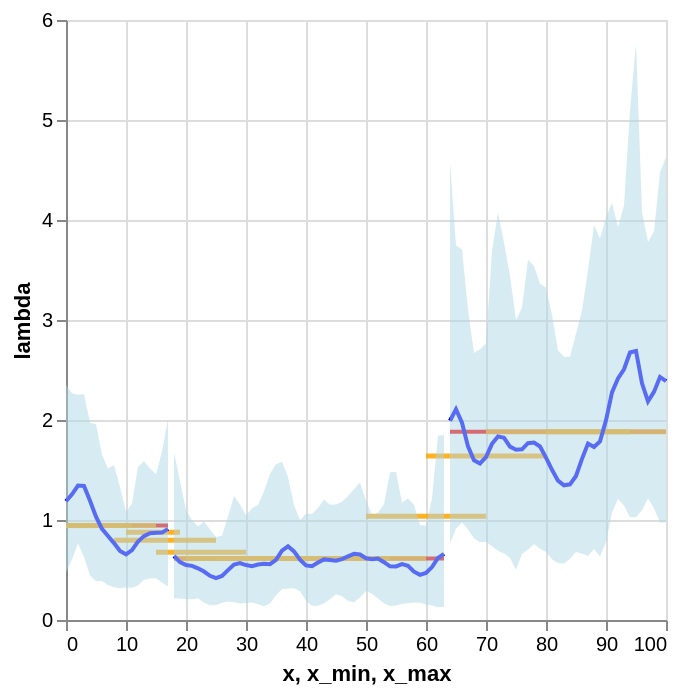

The notebook cell this image was saved under:
### Code cell
plot_posterior_lam(df_expanded, df_rates, mcmc_samples)

### Figure 1 — Vega-Lite specification as saved in the notebook (floating-point values rounded to 4 significant figures)
{"config": {"view": {"continuousWidth": 300, "continuousHeight": 300}}, "layer": [{"data": {"name": "data-99da6fdc6e22041b90732ab6a849c3aa"}, "mark": {"type": "line", "color": "red"}, "encoding": {"detail": {"field": "segment", "type": "nominal"}, "x": {"field": "x", "type": "quantitative"}, "y": {"field": "lambda", "title": "lambda", "type": "quantitative"}}}, {"data": {"name": "data-f77c8e4c605da7fa41a5ea27eef36e56"}, "mark": {"type": "rule", "color": "orange", "opacity": 0.85, "strokeWidth": 2.5}, "encoding": {"x": {"field": "x_min", "type": "quantitative"}, "x2": {"field": "x_max"}, "y": {"field": "lambda_obs", "title": "lambda", "type": "quantitative"}}}, {"data": {"name": "data-99da6fdc6e22041b90732ab6a849c3aa"}, "mark": {"type": "line", "color": "blue"}, "encoding": {"detail": {"field": "segment", "type": "nominal"}, "x": {"field": "x", "type": "quantitative"}, "y": {"field": "lam", "title": "lambda", "type": "quantitative"}}}, {"data": {"name": "data-99da6fdc6e22041b90732ab6a849c3aa"}, "mark": {"type": "area", "color": "lightblue", "opacity": 0.5}, "encoding": {"detail": {"field": "segment", "type": "nominal"}, "x": {"field": "x", "type": "quantitative"}, "y": {"field": "lam_lower", "title": "lambda", "type": "quantitative"}, "y2": {"field": "lam_upper", "title": "lambda"}}}], "$schema": "https://vega.github.io/schema/vega-lite/v6.1.0.json", "datasets": {"data-99da6fdc6e22041b90732ab6a849c3aa": [{"x": 0, "lambda": 0.9442, "lam": 1.188, "lam_lower": 0.4741, "lam_upper": 2.351, "segment": 0}, {"x": 1, "lambda": 0.9442, "lam": 1.256, "lam_lower": 0.6078, "lam_upper": 2.268, "segment": 0}, {"x": 2, "lambda": 0.9442, "lam": 1.344, "lam_lower": 0.7645, "lam_upper": 2.252, "segment": 0}, {"x": 3, "lambda": 0.9442, "lam": 1.34, "lam_lower": 0.6307, "lam_upper": 2.257, "segment": 0}, {"x": 4, "lambda": 0.9442, "lam": 1.192, "lam_lower": 0.4453, "lam_upper": 1.971, "segment": 0}, {"x": 5, "lambda": 0.9442, "lam": 1.033, "lam_lower": 0.3908, "lam_upper": 1.957, "segment": 0}, {"x": 6, "lambda": 0.9442, "lam": 0.9121, "lam_lower": 0.3902, "lam_upper": 1.652, "segment": 0}, {"x": 7, "lambda": 0.9442, "lam": 0.8398, "lam_lower": 0.3509, "lam_upper": 1.514, "segment": 0}, {"x": 8, "lambda": 0.9442, "lam": 0.769, "lam_lower": 0.328, "lam_upper": 1.551, "segment": 0}, {"x": 9, "lambda": 0.9442, "lam": 0.6893, "lam_lower": 0.3186, "lam_upper": 1.328, "segment": 0}, {"x": 10, "lambda": 0.9442, "lam": 0.657, "lam_lower": 0.3261, "lam_upper": 1.083, "segment": 0}, {"x": 11, "lambda": 0.9442, "lam": 0.6991, "lam_lower": 0.3221, "lam_upper": 1.166, "segment": 0}, {"x": 12, "lambda": 0.9442, "lam": 0.7838, "lam_lower": 0.3459, "lam_upper": 1.531, "segment": 0}, {"x": 13, "lambda": 0.9442, "lam": 0.8388, "lam_lower": 0.4019, "lam_upper": 1.587, "segment": 0}, {"x": 14, "lambda": 0.9442, "lam": 0.8671, "lam_lower": 0.4138, "lam_upper": 1.514, "segment": 0}, {"x": 15, "lambda": 0.9442, "lam": 0.8727, "lam_lower": 0.4176, "lam_upper": 1.456, "segment": 0}, {"x": 16, "lambda": 0.9442, "lam": 0.8742, "lam_lower": 0.3755, "lam_upper": 1.686, "segment": 0}, {"x": 17, "lambda": 0.9442, "lam": 0.9118, "lam_lower": 0.3349, "lam_upper": 2.009, "segment": 0}, {"x": 18, "lambda": 0.6159, "lam": 0.6398, "lam_lower": 0.2167, "lam_upper": 1.675, "segment": 1}, {"x": 19, "lambda": 0.6159, "lam": 0.5787, "lam_lower": 0.2159, "lam_upper": 1.387, "segment": 1}, {"x": 20, "lambda": 0.6159, "lam": 0.5499, "lam_lower": 0.2087, "lam_upper": 1.098, "segment": 1}, {"x": 21, "lambda": 0.6159, "lam": 0.5414, "lam_lower": 0.2084, "lam_upper": 1.0, "segment": 1}, {"x": 22, "lambda": 0.6159, "lam": 0.5172, "lam_lower": 0.2178, "lam_upper": 0.9358, "segment": 1}, {"x": 23, "lambda": 0.6159, "lam": 0.485, "lam_lower": 0.1734, "lam_upper": 0.9852, "segment": 1}, {"x": 24, "lambda": 0.6159, "lam": 0.442, "lam_lower": 0.1483, "lam_upper": 0.9057, "segment": 1}, {"x": 25, "lambda": 0.6159, "lam": 0.4193, "lam_lower": 0.1511, "lam_upper": 0.8289, "segment": 1}, {"x": 26, "lambda": 0.6159, "lam": 0.4409, "lam_lower": 0.1714, "lam_upper": 0.8421, "segment": 1}, {"x": 27, "lambda": 0.6159, "lam": 0.4988, "lam_lower": 0.1857, "lam_upper": 1.032, "segment": 1}, {"x": 28, "lambda": 0.6159, "lam": 0.5553, "lam_lower": 0.1786, "lam_upper": 1.24, "segment": 1}, {"x": 29, "lambda": 0.6159, "lam": 0.57, "lam_lower": 0.1649, "lam_upper": 1.154, "segment": 1}, {"x": 30, "lambda": 0.6159, "lam": 0.5496, "lam_lower": 0.1692, "lam_upper": 1.045, "segment": 1}, {"x": 31, "lambda": 0.6159, "lam": 0.5387, "lam_lower": 0.1758, "lam_upper": 1.117, "segment": 1}, {"x": 32, "lambda": 0.6159, "lam": 0.5545, "lam_lower": 0.1581, "lam_upper": 1.149, "segment": 1}, {"x": 33, "lambda": 0.6159, "lam": 0.5632, "lam_lower": 0.1363, "lam_upper": 1.286, "segment": 1}, {"x": 34, "lambda": 0.6159, "lam": 0.5584, "lam_lower": 0.1663, "lam_upper": 1.463, "segment": 1}, {"x": 35, "lambda": 0.6159, "lam": 0.6026, "lam_lower": 0.2469, "lam_upper": 1.558, "segment": 1}, {"x": 36, "lambda": 0.6159, "lam": 0.6944, "lam_lower": 0.3103, "lam_upper": 1.581, "segment": 1}, {"x": 37, "lambda": 0.6159, "lam": 0.7371, "lam_lower": 0.3156, "lam_upper": 1.428, "segment": 1}, {"x": 38, "lambda": 0.6159, "lam": 0.6862, "lam_lower": 0.3179, "lam_upper": 1.149, "segment": 1}, {"x": 39, "lambda": 0.6159, "lam": 0.6042, "lam_lower": 0.2872, "lam_upper": 0.9991, "segment": 1}, {"x": 40, "lambda": 0.6159, "lam": 0.5461, "lam_lower": 0.1924, "lam_upper": 1.062, "segment": 1}, {"x": 41, "lambda": 0.6159, "lam": 0.5377, "lam_lower": 0.1435, "lam_upper": 1.06, "segment": 1}, {"x": 42, "lambda": 0.6159, "lam": 0.5746, "lam_lower": 0.1416, "lam_upper": 1.12, "segment": 1}, {"x": 43, "lambda": 0.6159, "lam": 0.606, "lam_lower": 0.1668, "lam_upper": 1.204, "segment": 1}, {"x": 44, "lambda": 0.6159, "lam": 0.6004, "lam_lower": 0.2087, "lam_upper": 1.152, "segment": 1}, {"x": 45, "lambda": 0.6159, "lam": 0.5928, "lam_lower": 0.2578, "lam_upper": 1.156, "segment": 1}, {"x": 46, "lambda": 0.6159, "lam": 0.6092, "lam_lower": 0.2375, "lam_upper": 1.184, "segment": 1}, {"x": 47, "lambda": 0.6159, "lam": 0.6357, "lam_lower": 0.1897, "lam_upper": 1.24, "segment": 1}, {"x": 48, "lambda": 0.6159, "lam": 0.6619, "lam_lower": 0.1776, "lam_upper": 1.306, "segment": 1}, {"x": 49, "lambda": 0.6159, "lam": 0.6545, "lam_lower": 0.2262, "lam_upper": 1.375, "segment": 1}, {"x": 50, "lambda": 0.6159, "lam": 0.6176, "lam_lower": 0.29, "lam_upper": 1.192, "segment": 1}, {"x": 51, "lambda": 0.6159, "lam": 0.6084, "lam_lower": 0.2617, "lam_upper": 1.05, "segment": 1}, {"x": 52, "lambda": 0.6159, "lam": 0.6151, "lam_lower": 0.2149, "lam_upper": 1.073, "segment": 1}, {"x": 53, "lambda": 0.6159, "lam": 0.5781, "lam_lower": 0.1682, "lam_upper": 1.157, "segment": 1}, {"x": 54, "lambda": 0.6159, "lam": 0.5369, "lam_lower": 0.14, "lam_upper": 1.479, "segment": 1}, {"x": 55, "lambda": 0.6159, "lam": 0.5354, "lam_lower": 0.1461, "lam_upper": 1.48, "segment": 1}, {"x": 56, "lambda": 0.6159, "lam": 0.5595, "lam_lower": 0.162, "lam_upper": 1.173, "segment": 1}, {"x": 57, "lambda": 0.6159, "lam": 0.5428, "lam_lower": 0.1665, "lam_upper": 1.215, "segment": 1}, {"x": 58, "lambda": 0.6159, "lam": 0.4833, "lam_lower": 0.1752, "lam_upper": 1.153, "segment": 1}, {"x": 59, "lambda": 0.6159, "lam": 0.4517, "lam_lower": 0.1716, "lam_upper": 0.9465, "segment": 1}, {"x": 60, "lambda": 0.6159, "lam": 0.4703, "lam_lower": 0.155, "lam_upper": 0.9443, "segment": 1}, {"x": 61, "lambda": 0.6159, "lam": 0.529, "lam_lower": 0.1448, "lam_upper": 1.215, "segment": 1}, {"x": 62, "lambda": 0.6159, "lam": 0.6218, "lam_lower": 0.1281, "lam_upper": 1.845, "segment": 1}, {"x": 63, "lambda": 0.6159, "lam": 0.6614, "lam_lower": 0.1315, "lam_upper": 1.846, "segment": 1}, {"x": 64, "lambda": 1.882, "lam": 1.992, "lam_lower": 0.7666, "lam_upper": 4.578, "segment": 2}, {"x": 65, "lambda": 1.882, "lam": 2.107, "lam_lower": 0.9144, "lam_upper": 3.744, "segment": 2}, {"x": 66, "lambda": 1.882, "lam": 1.974, "lam_lower": 0.9747, "lam_upper": 3.705, "segment": 2}, {"x": 67, "lambda": 1.882, "lam": 1.736, "lam_lower": 0.9051, "lam_upper": 3.099, "segment": 2}, {"x": 68, "lambda": 1.882, "lam": 1.597, "lam_lower": 0.8184, "lam_upper": 2.67, "segment": 2}, {"x": 69, "lambda": 1.882, "lam": 1.565, "lam_lower": 0.7766, "lam_upper": 2.709, "segment": 2}, {"x": 70, "lambda": 1.882, "lam": 1.629, "lam_lower": 0.7836, "lam_upper": 2.765, "segment": 2}, {"x": 71, "lambda": 1.882, "lam": 1.762, "lam_lower": 0.7384, "lam_upper": 3.689, "segment": 2}, {"x": 72, "lambda": 1.882, "lam": 1.836, "lam_lower": 0.6936, "lam_upper": 4.072, "segment": 2}, {"x": 73, "lambda": 1.882, "lam": 1.822, "lam_lower": 0.6659, "lam_upper": 3.775, "segment": 2}, {"x": 74, "lambda": 1.882, "lam": 1.734, "lam_lower": 0.6225, "lam_upper": 3.443, "segment": 2}, {"x": 75, "lambda": 1.882, "lam": 1.702, "lam_lower": 0.5021, "lam_upper": 3.0, "segment": 2}, {"x": 76, "lambda": 1.882, "lam": 1.706, "lam_lower": 0.6634, "lam_upper": 3.123, "segment": 2}, {"x": 77, "lambda": 1.882, "lam": 1.768, "lam_lower": 0.7045, "lam_upper": 3.604, "segment": 2}, {"x": 78, "lambda": 1.882, "lam": 1.774, "lam_lower": 0.7594, "lam_upper": 3.54, "segment": 2}, {"x": 79, "lambda": 1.882, "lam": 1.736, "lam_lower": 0.7113, "lam_upper": 3.363, "segment": 2}, {"x": 80, "lambda": 1.882, "lam": 1.623, "lam_lower": 0.6818, "lam_upper": 3.322, "segment": 2}, {"x": 81, "lambda": 1.882, "lam": 1.502, "lam_lower": 0.6084, "lam_upper": 3.052, "segment": 2}, {"x": 82, "lambda": 1.882, "lam": 1.394, "lam_lower": 0.5707, "lam_upper": 2.694, "segment": 2}, {"x": 83, "lambda": 1.882, "lam": 1.347, "lam_lower": 0.564, "lam_upper": 2.632, "segment": 2}, {"x": 84, "lambda": 1.882, "lam": 1.357, "lam_lower": 0.6125, "lam_upper": 2.632, "segment": 2}, {"x": 85, "lambda": 1.882, "lam": 1.44, "lam_lower": 0.6798, "lam_upper": 2.865, "segment": 2}, {"x": 86, "lambda": 1.882, "lam": 1.612, "lam_lower": 0.6656, "lam_upper": 3.092, "segment": 2}, {"x": 87, "lambda": 1.882, "lam": 1.765, "lam_lower": 0.6399, "lam_upper": 3.499, "segment": 2}, {"x": 88, "lambda": 1.882, "lam": 1.73, "lam_lower": 0.7091, "lam_upper": 3.948, "segment": 2}, {"x": 89, "lambda": 1.882, "lam": 1.786, "lam_lower": 0.6357, "lam_upper": 3.816, "segment": 2}, {"x": 90, "lambda": 1.882, "lam": 1.997, "lam_lower": 0.7803, "lam_upper": 4.025, "segment": 2}, {"x": 91, "lambda": 1.882, "lam": 2.277, "lam_lower": 1.075, "lam_upper": 4.17, "segment": 2}, {"x": 92, "lambda": 1.882, "lam": 2.415, "lam_lower": 1.21, "lam_upper": 3.929, "segment": 2}, {"x": 93, "lambda": 1.882, "lam": 2.507, "lam_lower": 1.144, "lam_upper": 4.144, "segment": 2}, {"x": 94, "lambda": 1.882, "lam": 2.675, "lam_lower": 1.026, "lam_upper": 5.089, "segment": 2}, {"x": 95, "lambda": 1.882, "lam": 2.691, "lam_lower": 1.027, "lam_upper": 5.764, "segment": 2}, {"x": 96, "lambda": 1.882, "lam": 2.367, "lam_lower": 1.097, "lam_upper": 4.077, "segment": 2}, {"x": 97, "lambda": 1.882, "lam": 2.187, "lam_lower": 1.217, "lam_upper": 3.78, "segment": 2}, {"x": 98, "lambda": 1.882, "lam": 2.281, "lam_lower": 1.116, "lam_upper": 3.884, "segment": 2}, {"x": 99, "lambda": 1.882, "lam": 2.43, "lam_lower": 0.9746, "lam_upper": 4.473, "segment": 2}, {"x": 100, "lambda": 1.882, "lam": 2.389, "lam_lower": 0.9782, "lam_upper": 4.629, "segment": 2}], "data-f77c8e4c605da7fa41a5ea27eef36e56": [{"obs_interval": "[0,12)", "x_min": 0, "x_max": 11, "lambda_obs": 0.9442}, {"obs_interval": "[0,5]", "x_min": 0, "x_max": 5, "lambda_obs": 0.9442}, {"obs_interval": "[10,20)", "x_min": 10, "x_max": 19, "lambda_obs": 0.8785}, {"obs_interval": "[15,30]", "x_min": 15, "x_max": 30, "lambda_obs": 0.6774}, {"obs_interval": "[18,35)", "x_min": 18, "x_max": 34, "lambda_obs": 0.6159}, {"obs_interval": "[20,40]", "x_min": 20, "x_max": 40, "lambda_obs": 0.6159}, {"obs_interval": "[25,45)", "x_min": 25, "x_max": 44, "lambda_obs": 0.6159}, {"obs_interval": "[30,50]", "x_min": 30, "x_max": 50, "lambda_obs": 0.6159}, {"obs_interval": "[35,55)", "x_min": 35, "x_max": 54, "lambda_obs": 0.6159}, {"obs_interval": "[40,60]", "x_min": 40, "x_max": 60, "lambda_obs": 0.6159}, {"obs_interval": "[5,15]", "x_min": 5, "x_max": 15, "lambda_obs": 0.9442}, {"obs_interval": "[50,70]", "x_min": 50, "x_max": 70, "lambda_obs": 1.038}, {"obs_interval": "[60,80]", "x_min": 60, "x_max": 80, "lambda_obs": 1.64}, {"obs_interval": "[70,90]", "x_min": 70, "x_max": 90, "lambda_obs": 1.882}, {"obs_interval": "[8,25]", "x_min": 8, "x_max": 25, "lambda_obs": 0.7983}, {"obs_interval": "[80,95)", "x_min": 80, "x_max": 94, "lambda_obs": 1.882}, {"obs_interval": "[90,100]", "x_min": 90, "x_max": 100, "lambda_obs": 1.882}]}}
